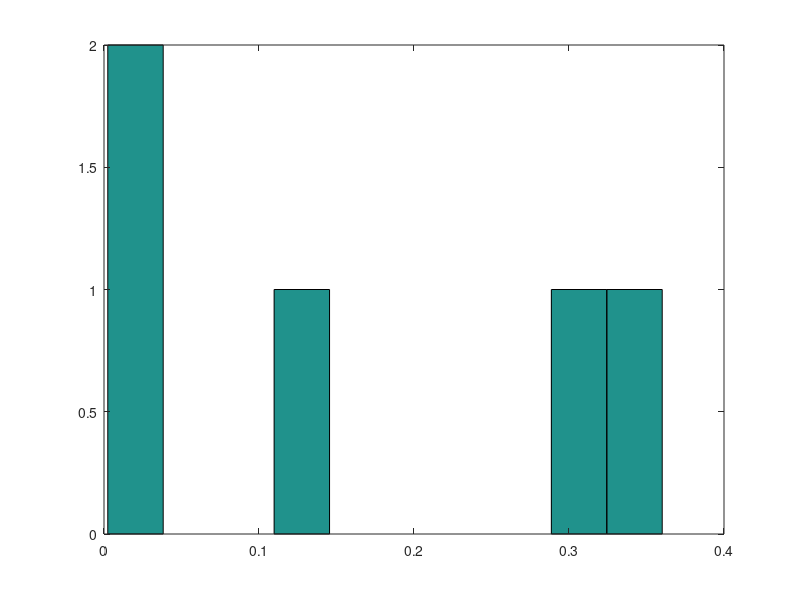

MATLAB code for this plot:
%%Ex 04, guião 03

pDefeito=0.3;
n=5;
matriz=zeros(1,n);

for j=1:5
  matriz(1,j) = binopdf(j,n,pDefeito);
endfor

hist(matriz)

pMax2 = 1 - matriz(1,4) - matriz(1,5) %%alínea b)